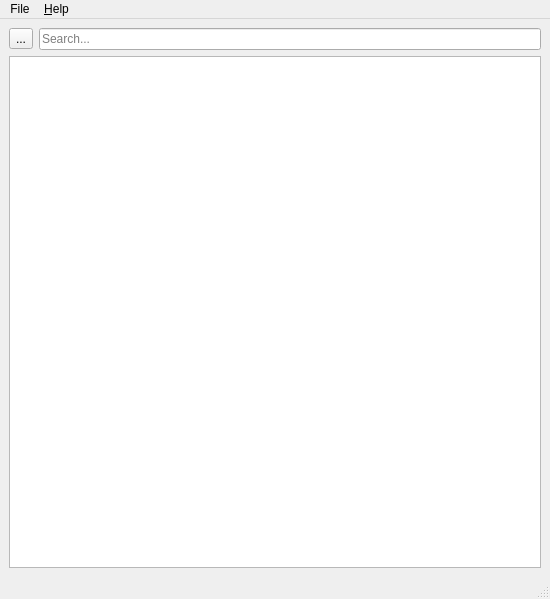
<?xml version="1.0" encoding="UTF-8"?>
<ui version="4.0">
 <class>MainWindow</class>
 <widget class="QMainWindow" name="MainWindow">
  <property name="geometry">
   <rect>
    <x>0</x>
    <y>0</y>
    <width>550</width>
    <height>599</height>
   </rect>
  </property>
  <property name="windowTitle">
   <string>ELF Library Viewer</string>
  </property>
  <property name="windowIcon">
   <iconset resource="resources.qrc">
    <normaloff>:/icons/elflibviewer.png</normaloff>:/icons/elflibviewer.png</iconset>
  </property>
  <widget class="QWidget" name="centralwidget">
   <layout class="QVBoxLayout">
    <item>
     <layout class="QHBoxLayout">
      <item>
       <widget class="QToolButton" name="toolButton">
        <property name="toolTip">
         <string>Clear the selected library name</string>
        </property>
        <property name="text">
         <string>...</string>
        </property>
        <property name="icon">
         <iconset resource="resources.qrc">
          <normaloff>:/icons/locationbar-erase.png</normaloff>:/icons/locationbar-erase.png</iconset>
        </property>
        <property name="arrowType">
         <enum>Qt::NoArrow</enum>
        </property>
       </widget>
      </item>
      <item>
       <widget class="QLineEdit" name="libSearchName">
        <property name="toolTip">
         <string>Type a library name in here to highlight libraries that use it</string>
        </property>
        <property name="placeholderText">
         <string>Search...</string>
        </property>
       </widget>
      </item>
     </layout>
    </item>
    <item>
     <widget class="QTreeView" name="libView">
      <property name="alternatingRowColors">
       <bool>true</bool>
      </property>
      <property name="uniformRowHeights">
       <bool>true</bool>
      </property>
      <property name="sortingEnabled">
       <bool>true</bool>
      </property>
     </widget>
    </item>
   </layout>
  </widget>
  <widget class="QMenuBar" name="menubar">
   <property name="geometry">
    <rect>
     <x>0</x>
     <y>0</y>
     <width>550</width>
     <height>25</height>
    </rect>
   </property>
   <widget class="QMenu" name="menuFile">
    <property name="title">
     <string>File</string>
    </property>
    <addaction name="actionOpen"/>
    <addaction name="separator"/>
    <addaction name="actionQuit"/>
   </widget>
   <widget class="QMenu" name="menu_Help">
    <property name="title">
     <string>&amp;Help</string>
    </property>
    <addaction name="actionAbout"/>
   </widget>
   <addaction name="menuFile"/>
   <addaction name="menu_Help"/>
  </widget>
  <widget class="QStatusBar" name="statusbar"/>
  <action name="actionOpen">
   <property name="icon">
    <iconset resource="resources.qrc">
     <normaloff>:/icons/document-open.png</normaloff>:/icons/document-open.png</iconset>
   </property>
   <property name="text">
    <string>&amp;Open...</string>
   </property>
   <property name="shortcut">
    <string>Ctrl+O</string>
   </property>
  </action>
  <action name="actionQuit">
   <property name="icon">
    <iconset resource="resources.qrc">
     <normaloff>:/icons/application-exit.png</normaloff>:/icons/application-exit.png</iconset>
   </property>
   <property name="text">
    <string>&amp;Quit</string>
   </property>
   <property name="shortcut">
    <string>Ctrl+Q</string>
   </property>
   <property name="menuRole">
    <enum>QAction::QuitRole</enum>
   </property>
  </action>
  <action name="actionAbout">
   <property name="text">
    <string>&amp;About...</string>
   </property>
   <property name="menuRole">
    <enum>QAction::AboutRole</enum>
   </property>
  </action>
 </widget>
 <resources>
  <include location="resources.qrc"/>
 </resources>
 <connections>
  <connection>
   <sender>toolButton</sender>
   <signal>clicked()</signal>
   <receiver>libSearchName</receiver>
   <slot>clear()</slot>
   <hints>
    <hint type="sourcelabel">
     <x>30</x>
     <y>54</y>
    </hint>
    <hint type="destinationlabel">
     <x>146</x>
     <y>56</y>
    </hint>
   </hints>
  </connection>
  <connection>
   <sender>libSearchName</sender>
   <signal>textChanged(QString)</signal>
   <receiver>MainWindow</receiver>
   <slot>restartTimer()</slot>
   <hints>
    <hint type="sourcelabel">
     <x>135</x>
     <y>44</y>
    </hint>
    <hint type="destinationlabel">
     <x>113</x>
     <y>357</y>
    </hint>
   </hints>
  </connection>
  <connection>
   <sender>libSearchName</sender>
   <signal>editingFinished()</signal>
   <receiver>MainWindow</receiver>
   <slot>highlightMatchingLibraries()</slot>
   <hints>
    <hint type="sourcelabel">
     <x>109</x>
     <y>41</y>
    </hint>
    <hint type="destinationlabel">
     <x>141</x>
     <y>356</y>
    </hint>
   </hints>
  </connection>
  <connection>
   <sender>toolButton</sender>
   <signal>clicked()</signal>
   <receiver>MainWindow</receiver>
   <slot>highlightMatchingLibraries()</slot>
   <hints>
    <hint type="sourcelabel">
     <x>8</x>
     <y>44</y>
    </hint>
    <hint type="destinationlabel">
     <x>36</x>
     <y>574</y>
    </hint>
   </hints>
  </connection>
 </connections>
 <slots>
  <slot>restartTimer()</slot>
  <slot>highlightMatchingLibraries()</slot>
 </slots>
</ui>
